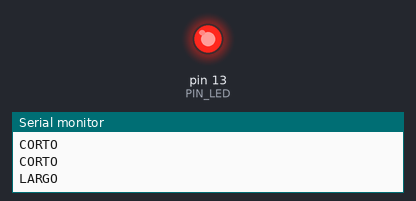
Bench run of a sketch on a simulated Arduino Uno, built with avr-gcc and run on an emulated ATmega328P. Parts: output pins drawn as LEDs (lit = HIGH), the last lines printed to the serial monitor.

Above: at 1.5 s.
At 5.7 s:
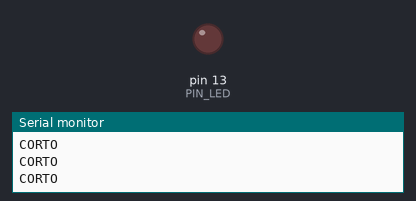
Timing chart, 0 to 8.8 s (numbered marks = the images above):
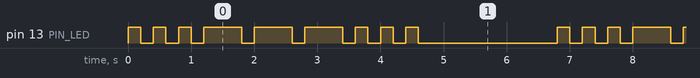

Measured:
- by itself, pin 13 (PIN_LED): repeats every 6.8 s: 2 × (LOW 0.20 s, HIGH 0.20 s), 3 × (LOW 0.20 s, HIGH 0.60 s), 3 × (LOW 0.20 s, HIGH 0.20 s), LOW 2.2 s, HIGH 0.20 s
- by itself, everything shown: repeats every 6.8 s, in 18 steps

The sketch:

sketch.ino
```cpp
const int PIN_LED = 13;
int contador = 0;

void setup() {
  pinMode(PIN_LED, OUTPUT);
  Serial.begin(9600);

  Serial.println("=== Ejercicio 2: SOS ===");
}

void loop() {
  contador++;
  Serial.print("Repeticion #");
  Serial.println(contador);

  // 3 cortos (200 ms)
  for (int i = 0; i < 3; i++) {
    digitalWrite(PIN_LED, HIGH);
    Serial.println("CORTO");
    delay(200);

    digitalWrite(PIN_LED, LOW);
    delay(200);
  }

  // 3 largos (600 ms)
  for (int i = 0; i < 3; i++) {
    digitalWrite(PIN_LED, HIGH);
    Serial.println("LARGO");
    delay(600);

    digitalWrite(PIN_LED, LOW);
    delay(200);
  }

  // 3 cortos (200 ms)
  for (int i = 0; i < 3; i++) {
    digitalWrite(PIN_LED, HIGH);
    Serial.println("CORTO");
    delay(200);

    digitalWrite(PIN_LED, LOW);
    delay(200);
  }

  // Pausa de 2 segundos entre repeticiones
  delay(2000);
}
```
